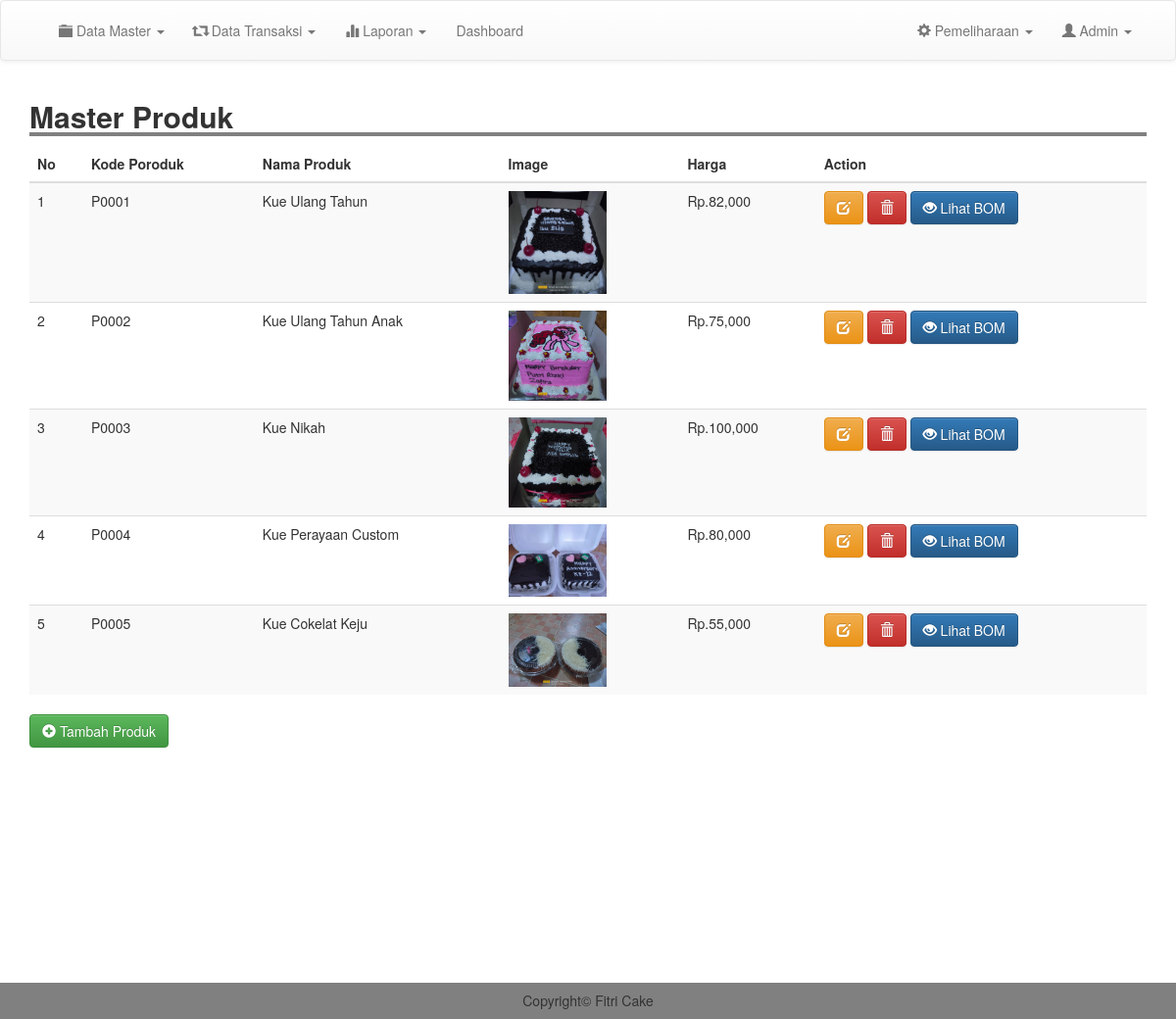
/admin/m_produk.php (signed in), run on the app's committed database.
### tables this page shows
CREATE TABLE `produk` (
  `kode_produk` varchar(100) NOT NULL,
  `nama` varchar(100) NOT NULL,
  `image` text NOT NULL,
  `deskripsi` text NOT NULL,
  `harga` int(11) NOT NULL
);

### admin/m_produk.php (the view)
<?php
include 'header.php';
?>
<div class="container">
	<h2 style=" width: 100%; border-bottom: 4px solid gray"><b>Master Produk</b></h2>
		<table class="table table-striped">
			<thead>
				<tr>
					<th scope="col">No</th>
					<th scope="col">Kode Poroduk</th>
					<th scope="col">Nama Produk</th>
					<th scope="col">Image</th>
					<th scope="col">Harga</th>
					<th scope="col">Action</th>
				</tr>
			</thead>
			<tbody>
				<?php
				$result = mysqli_query($conn, "SELECT * FROM produk");
				$no =1;
				while ($row = mysqli_fetch_assoc($result)) {
				?>
					<tr>
						<td ><?= $no; ?></td>
						<td><?= $row['kode_produk']; ?></td>
						<td><?= $row['nama'];  ?></td>
						<td><img src="../image/produk/<?= $row['image']; ?>" width="100"></td>
						<td>Rp.<?= number_format($row['harga' ]);  ?></td>
						<td><a href="edit_produk.php?kode=<?= $row['kode_produk']; ?>" class="btn btn-warning"><i class="glyphicon glyphicon-edit"></i> </a> <a href="proses/del_produk.php?kode=<?= $row['kode_produk']; ?>" class="btn btn-danger" onclick="return confirm('Yakin Ingin Menghapus Data ?')"><i class="glyphicon glyphicon-trash"></i> </a> <a href="bom.php?kode=<?= $row['kode_produk']; ?>" type="submit" class="btn btn-primary"><i class="glyphicon glyphicon-eye-open"></i> Lihat BOM</button></td>
					</tr>
				<?php
					$no++;
					}
				 ?>
				</tbody>
			</table>
		<a href="tm_produk.php" class="btn btn-success"><i class="glyphicon glyphicon-plus-sign"></i> Tambah Produk</a>
	</div>
	<br>
	<br>
	<br>
	<br>
	<br>
	<br>
	<br>
	<br>
	<br>
	<br>
	<br>
	<br>
	<?php
	include 'footer.php';
	?>

### css/style.css (style rules this page uses)
body { margin:0; padding: 0; }

### data on the page
produk: kode_produk "P0001", nama "Kue Ulang Tahun", image (picture), harga "82,000"
produk: kode_produk "P0002", nama "Kue Ulang Tahun Anak", image (picture), harga "75,000"
produk: kode_produk "P0003", nama "Kue Nikah", image (picture), harga "100,000"
produk: kode_produk "P0004", nama "Kue Perayaan Custom", image (picture), harga "80,000"
produk: kode_produk "P0005", nama "Kue Cokelat Keju", image (picture), harga "55,000"
